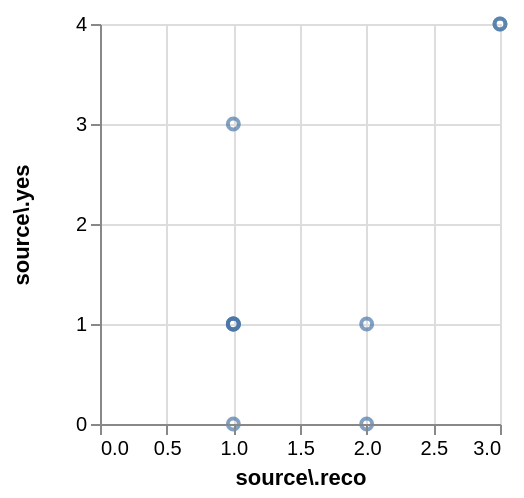

Specify this chart in Vega-Lite:
### Vega specification from a JSON file in a GitHub repository (floating-point values rounded to 4 significant figures)
{"$schema": "https://vega.github.io/schema/vega/v4.json", "autosize": "pad", "padding": 5, "width": 200, "height": 200, "style": "cell", "data": [{"name": "source_0", "values": {"hits": {"hits": [{"source.reco": 2, "source.yes": 1}, {"source.reco": 3, "source.yes": 4}, {"source.reco": 2, "source.yes": 0}, {"source.reco": 1, "source.yes": 3}, {"source.reco": 3, "source.yes": 4}, {"source.reco": 1, "source.yes": 1}, {"source.reco": 1, "source.yes": 1}, {"source.reco": 1, "source.yes": 1}, {"source.reco": 1, "source.yes": 0}, {"source.reco": 1, "source.yes": 1}]}}, "format": {"property": "hits.hits"}}], "marks": [{"name": "marks", "type": "symbol", "style": ["point"], "from": {"data": "source_0"}, "encode": {"update": {"opacity": {"value": 0.7}, "fill": [{"test": "datum[\"source.reco\"] === null || isNaN(datum[\"source.reco\"]) || datum[\"source.yes\"] === null || isNaN(datum[\"source.yes\"])", "value": null}, {"value": "transparent"}], "stroke": [{"test": "datum[\"source.reco\"] === null || isNaN(datum[\"source.reco\"]) || datum[\"source.yes\"] === null || isNaN(datum[\"source.yes\"])", "value": null}, {"value": "#4c78a8"}], "tooltip": {"signal": "{\"source\\\\.reco\": format(datum[\"source.reco\"], \"\"), \"source\\\\.yes\": format(datum[\"source.yes\"], \"\")}"}, "x": {"scale": "x", "field": "source\\.reco"}, "y": {"scale": "y", "field": "source\\.yes"}}}}], "scales": [{"name": "x", "type": "linear", "domain": {"data": "source_0", "field": "source\\.reco"}, "range": [0, {"signal": "width"}], "nice": true, "zero": true}, {"name": "y", "type": "linear", "domain": {"data": "source_0", "field": "source\\.yes"}, "range": [{"signal": "height"}, 0], "nice": true, "zero": true}], "axes": [{"scale": "x", "orient": "bottom", "grid": false, "title": "source\\.reco", "labelFlush": true, "labelOverlap": true, "tickCount": {"signal": "ceil(width/40)"}, "zindex": 1}, {"scale": "x", "orient": "bottom", "gridScale": "y", "grid": true, "tickCount": {"signal": "ceil(width/40)"}, "domain": false, "labels": false, "maxExtent": 0, "minExtent": 0, "ticks": false, "zindex": 0}, {"scale": "y", "orient": "left", "grid": false, "title": "source\\.yes", "labelOverlap": true, "tickCount": {"signal": "ceil(height/40)"}, "zindex": 1}, {"scale": "y", "orient": "left", "gridScale": "x", "grid": true, "tickCount": {"signal": "ceil(height/40)"}, "domain": false, "labels": false, "maxExtent": 0, "minExtent": 0, "ticks": false, "zindex": 0}], "config": {"axisY": {"minExtent": 30}, "legend": {"gradientDirection": "horizontal", "gradientLength": 100}}}
